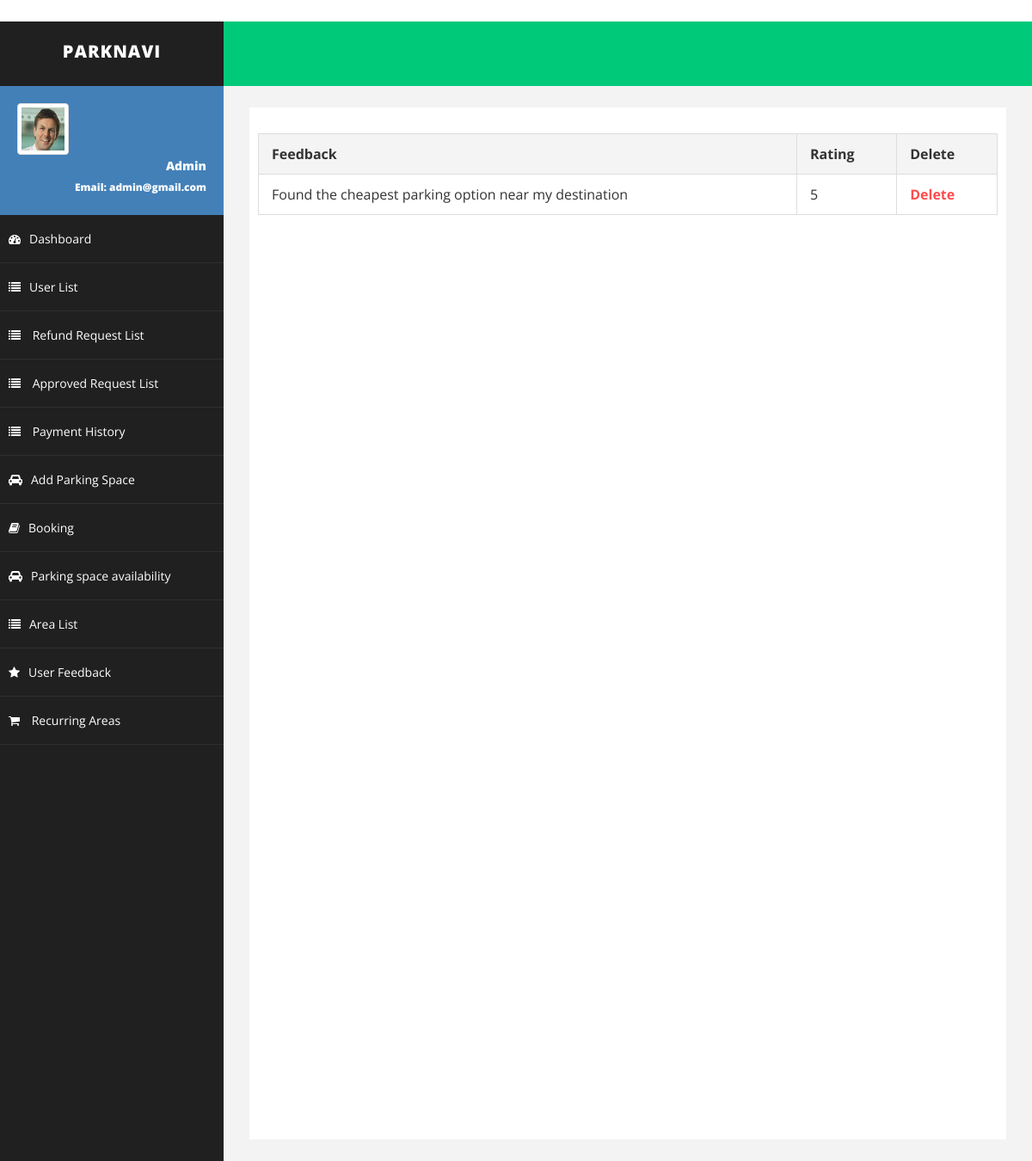
/feedbacklist/, run on the app's committed database.
### carapp/models.py (models this page shows, shortened)
class Feedback(models.Model):
    RATING_CHOICES = [
        (1, '1'),
        (2, '2'),
        (3, '3'),
        (4, '4'),
        (5, '5'),
        ]
    feedback_text = models.TextField()
    rating = models.IntegerField(choices=RATING_CHOICES)
    created_at = models.DateTimeField(auto_now_add=True)

### carapp/views.py (the view)
# urls.py: path('feedbacklist/',views.feedbacklist,name='feedbacklist'),
def feedbacklist(request):
    feed = Feedback.objects.all()
    return render(request,'feedbacklist.html',{'feed':feed})

### carapp/templates/feedbacklist.html (shortened to what this page needs)
{% extends 'admin_home.html' %}
{% block content %}
<table class="feedback-table">
    <thead>
        <tr>
            <th>Feedback</th>
            <th>Rating</th>
            <th>Delete</th>
        </tr>
    </thead>
    <tbody>
        {% for i in feed %}
        <tr>
            <td>{{ i.feedback_text }}</td>
            <td>{{ i.rating }}</td>
            <td><a href="/delete_feedback/{{ i.id }}">Delete</a></td>
        </tr>
        {% endfor %}
    </tbody>
</table>
{% endblock %}

### carapp/static/asset/css/basic.css (style rules this page uses)
body { font-family: 'Open Sans', sans-serif; line-height:25px; }

### carapp/templates/feedbacklist.html (style rules this page uses)
.feedback-table { width: 100%; max-width: 1000px; margin: 20px auto; border-collapse: collapse; font-size: 16px; text-align: left; }
.feedback-table th, .feedback-table td { padding: 12px 15px; border: 1px solid #ddd; }
.feedback-table th { background-color: #f4f4f4; color: #333; }
.feedback-table a { color: #ff4d4d; text-decoration: none; font-weight: bold; }

### data on the page
Feedback: feedback_text "Found the cheapest parking option near my destination", rating "5"
